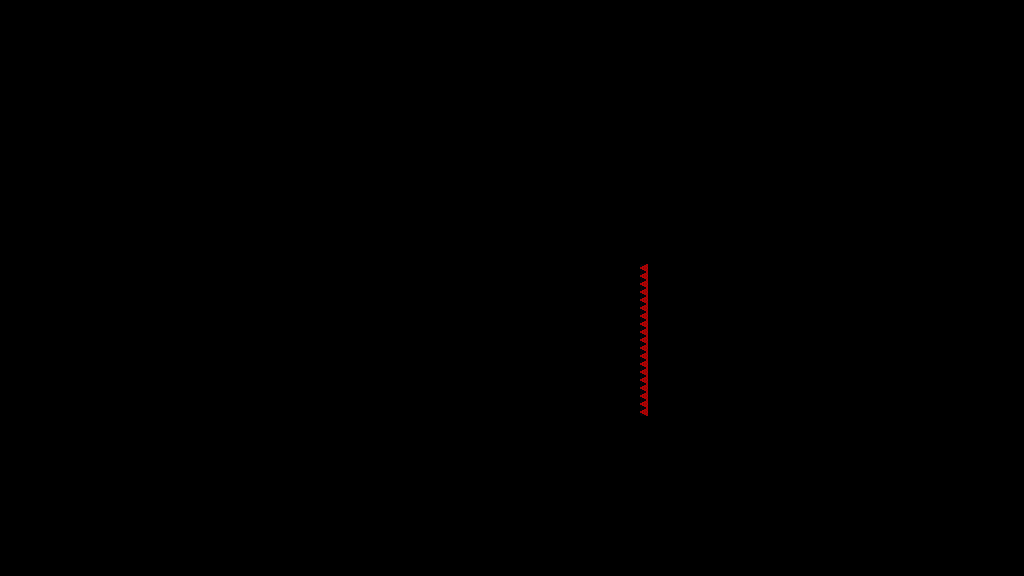

This game map was drawn from its Tiled (.tmx) file and the tilesets committed beside it. A one-line description and the trimmed map source follow:
An orthogonal 128x72 tile map with 8x8 px tiles, 1 tile layer (T_Spikes) and 28 objects.

<map version="1.4" tiledversion="1.4.3" orientation="orthogonal" renderorder="right-down" width="128" height="72" tilewidth="8" tileheight="8" infinite="0" nextlayerid="5" nextobjectid="222">
 <tileset firstgid="1" source="../../../Sprites/Tiles/DEV/flat/T_spr_nv_flat_0.tsx" />
 <layer id="1" name="T_Spikes" width="128" height="72">
  <data>[9216 cells, 19 non-empty, 1 distinct tile ids]</data>
 </layer>
 <objectgroup id="2" name="C_Solid">
  <object id="125" x="432" y="104">
   <polygon points="0,0 160,0 160,160" />
  </object>
  <object id="127" x="928" y="176">
   <polygon points="0,0 16,0 0,16" />
  </object>
  <object id="157" x="0" y="568" width="1024" height="8" />
  <object id="172" x="896" y="200" width="24" height="8" />
  <object id="173" x="960" y="200" width="24" height="8" />
  <object id="179" x="880" y="200">
   <polygon points="0,0 8,8 0,8" />
  </object>
  <object id="181" x="944" y="200">
   <polygon points="0,0 8,8 0,8" />
  </object>
  <object id="182" x="992" y="208">
   <polygon points="0,0 8,-8 8,0" />
  </object>
  <object id="183" x="0" y="528" width="120" height="16" />
  <object id="184" x="96" y="544">
   <polygon points="0,0 24,0 0,24" />
  </object>
  <object id="185" x="0" y="544" width="96" height="24" />
  <object id="194" x="0" y="16" width="8" height="512" />
  <object id="195" x="0" y="0" width="1024" height="8" />
  <object id="196" x="1016" y="16" width="8" height="552" />
  <object id="207" x="616" y="432">
   <polygon points="0,0 24,0 24,24" />
  </object>
  <object id="211" x="648" y="96" width="72" height="472" />
  <object id="212" x="8" y="248" width="112" height="168" />
  <object id="213" x="768" y="336">
   <polygon points="0,0 192,0 0,192" />
  </object>
  <object id="214" x="120" y="104">
   <polygon points="0,0 312,0 0,312" />
  </object>
  <object id="215" x="120" y="96" width="472" height="8" />
  <object id="216" x="816" y="176" width="16" height="48" />
  <object id="217" x="808" y="176">
   <polygon points="0,0 8,0 8,8" />
  </object>
  <object id="218" x="832" y="176">
   <polygon points="0,0 8,0 0,8" />
  </object>
  <object id="219" x="616" y="416" width="24" height="16" />
  <object id="220" x="640" y="416" width="8" height="152" />
  <object id="221" x="640" y="96" width="8" height="168" />
 </objectgroup>
 <objectgroup id="3" name="C_Balls">
  <object id="33" x="40" y="496" width="8" height="8" />
 </objectgroup>
 <objectgroup id="4" name="C_Orbs">
  <object id="176" x="968" y="176" width="8" height="8" />
 </objectgroup>
</map>
